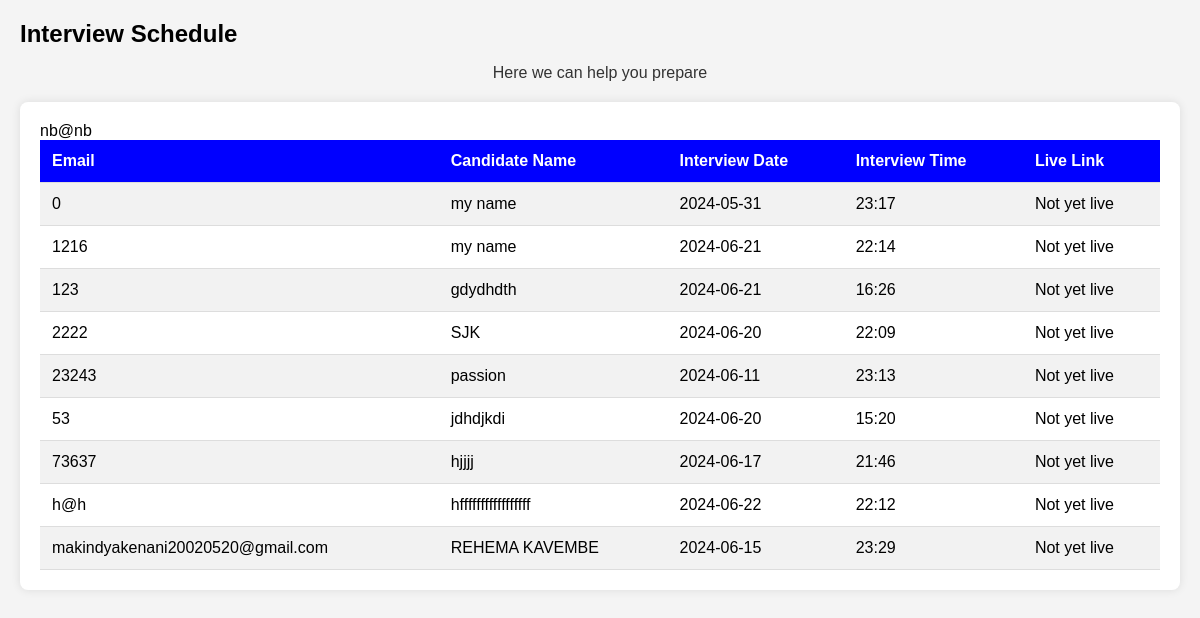
Page /interviewer/scheduleinterface.php (signed in) on the committed database.
### tables this page shows
CREATE TABLE `schedule` (
  `email` varchar(100) NOT NULL,
  `candidate_name` varchar(100) NOT NULL,
  `interview_date` varchar(100) NOT NULL,
  `interview_time` varchar(100) NOT NULL,
  `interviewer_number` varchar(100) NOT NULL,
  `result` varchar(100) NOT NULL
);

### interviewer/scheduleinterface.php (the view, shortened to what this page needs)
<!DOCTYPE html>
<html lang="en">
<head>
</head>
<body>
<div class="header">
    <h2>Interview Schedule</h2>
    <p>Here we can help you prepare</p>
</div>
<div class="container">
    <?php
    if (isset($_SESSION['user'])) {
        $us = $_SESSION['us'];
        echo $_SESSION['user'];
    } else {
        die("User not logged in");
    }
    $server = "localhost";
    $user = "root";
    $pass = "";
    $db = "login_database";
    $conn = new mysqli($server, $user, $pass, $db);
    $sql = "SELECT email, candidate_name, interview_date, interview_time FROM schedule WHERE interviewer_number = ?";
    $stmt = $conn->prepare($sql);
    $stmt->bind_param("s", $us);
    $stmt->execute();
    $result = $stmt->get_result();
    $current_time = new DateTime();
    if ($result->num_rows > 0) {
        echo "<table>";
        echo "<tr><th>Email</th><th>Candidate Name</th><th>Interview Date</th><th>Interview Time</th><th>Live Link</th></tr>";
        while ($row = $result->fetch_assoc()) {
            $interview_datetime = new DateTime($row["interview_date"] . ' ' . $row["interview_time"]);
            $is_live = $current_time >= $interview_datetime && $current_time <= (clone $interview_datetime)->modify('+30 minutes');
            echo "<tr><td>" . $row["email"] . "</td><td>" . $row["candidate_name"] . "</td><td>" . $row["interview_date"] . "</td><td>" . $row["interview_time"] . "</td><td>";
            if ($is_live) {
                echo '<a href="../group-video-chat/index.php" target="_blank" class="action-link">Join Live Interview</a>';
            } else {
                echo 'Not yet live';
            }
            echo "</td></tr>";
        }
        echo "</table>";
    }
    ?>
</div>
</body>
</html>

### interviewer/scheduleinterface.php (style rules this page uses)
body { font-family: Arial, sans-serif; margin: 0; padding: 20px; background-color: #f4f4f4; }
table { width: 100%; border-collapse: collapse; padding-bottom: 50px; }
p { text-align: center; color: #333; }
th, td { padding: 12px; text-align: left; border-bottom: 1px solid #ddd; }
th { background-color: blue; color: white; }
tr:nth-child(even) { background-color: #f2f2f2; }
.container { background-color: white; padding: 20px; border-radius: 8px; box-shadow: 0 0 10px rgba(0, 0, 0, 0.1); margin-top: 20px; }
.header { margin-bottom: 20px; }
.header h2 { margin: 0; }

### rows in the picture
schedule: email "0", candidate_name "my name", interview_date "2024-05-31", interview_time "23:17", shows "Not yet live"
schedule: email "1216", candidate_name "my name", interview_date "2024-06-21", interview_time "22:14", shows "Not yet live"
schedule: email "123", candidate_name "gdydhdth", interview_date "2024-06-21", interview_time "16:26", shows "Not yet live"
schedule: email "2222", candidate_name "SJK", interview_date "2024-06-20", interview_time "22:09", shows "Not yet live"
schedule: email "23243", candidate_name "passion", interview_date "2024-06-11", interview_time "23:13", shows "Not yet live"
schedule: email "53", candidate_name "jdhdjkdi", interview_date "2024-06-20", interview_time "15:20", shows "Not yet live"
schedule: email "73637", candidate_name "hjjjj", interview_date "2024-06-17", interview_time "21:46", shows "Not yet live"
schedule: email "h@h", candidate_name "hfffffffffffffffff", interview_date "2024-06-22", interview_time "22:12", shows "Not yet live"
schedule: email "makindyakenani20020520@gmail.com", candidate_name "REHEMA KAVEMBE", interview_date "2024-06-15", interview_time "23:29", shows "Not yet live"

### other values in the picture
$_SESSION['user'] "nb@nb"
